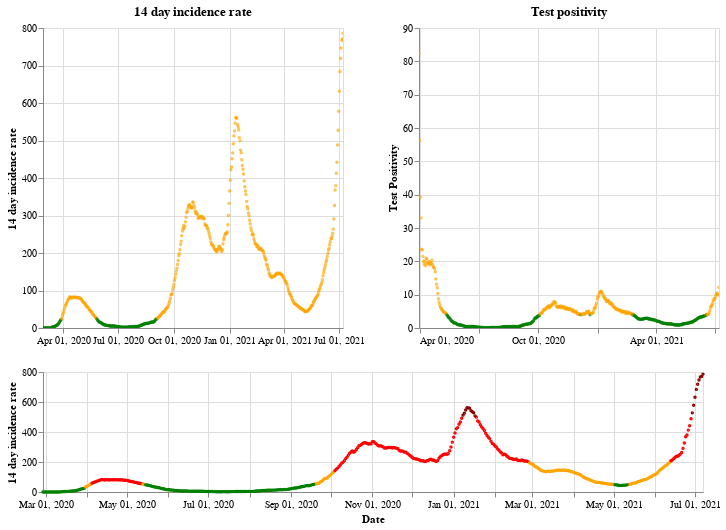

The cell this chart's notebook holds for it:
### Markdown cell above
## Scotland

### Code cell
plot_traffic_light('Scotland')

### Figure 1 — Vega-Lite specification as saved in the notebook (floating-point values rounded to 4 significant figures; data arrays with more than 128 entries replaced by an {"elided": "..."} marker saying what was removed)
{"config": {"view": {"continuousWidth": 400, "continuousHeight": 300}}, "vconcat": [{"hconcat": [{"mark": {"type": "point", "size": 2}, "encoding": {"color": {"condition": {"value": "green", "test": "(datum.twoWeeklyCasesRate <= 25)"}, "value": "orange"}, "tooltip": [{"type": "nominal", "field": "areaName"}, {"type": "temporal", "field": "date"}, {"type": "quantitative", "field": "twoWeeklyCasesRate"}, {"type": "quantitative", "field": "testPositivity"}], "x": {"type": "temporal", "axis": {"title": ""}, "field": "date", "scale": {"domain": {"selection": "DateBrush"}}, "timeUnit": "yearmonthdate"}, "y": {"type": "quantitative", "axis": {"title": "14 day incidence rate"}, "field": "twoWeeklyCasesRate"}}, "title": "14 day incidence rate", "width": 300}, {"mark": {"type": "point", "size": 2}, "encoding": {"color": {"condition": {"value": "green", "test": "(datum.testPositivity <= 4)"}, "value": "orange"}, "tooltip": [{"type": "nominal", "field": "areaName"}, {"type": "temporal", "field": "date"}, {"type": "quantitative", "field": "twoWeeklyCasesRate"}, {"type": "quantitative", "field": "testPositivity"}], "x": {"type": "temporal", "axis": {"title": ""}, "field": "date", "scale": {"domain": {"selection": "DateBrush"}}, "timeUnit": "yearmonthdate"}, "y": {"type": "quantitative", "axis": {"title": "Test Positivity"}, "field": "testPositivity"}}, "title": "Test positivity", "width": 300}]}, {"layer": [{"mark": {"type": "point", "size": 2}, "encoding": {"color": {"condition": {"value": "orange", "test": "(((datum.testPositivity < 4) && (datum.twoWeeklyCasesRate >= 50)) && (datum.twoWeeklyCasesRate < 200))"}, "value": "red"}, "opacity": {"condition": {"value": 1, "test": "((datum.twoWeeklyCasesRate >= 50) && (datum.twoWeeklyCasesRate < 500))"}, "value": 0}, "tooltip": [{"type": "nominal", "field": "areaName"}, {"type": "temporal", "field": "date"}, {"type": "quantitative", "field": "twoWeeklyCasesRate"}, {"type": "quantitative", "field": "testPositivity"}], "x": {"type": "temporal", "axis": {"title": "Date"}, "field": "date", "timeUnit": "yearmonthdate"}, "y": {"type": "quantitative", "axis": {"title": "14 day incidence rate"}, "field": "twoWeeklyCasesRate"}}, "selection": {"DateBrush": {"type": "interval", "encodings": ["x"], "fields": ["Time"]}}}, {"mark": {"type": "point", "size": 2}, "encoding": {"color": {"value": "darkred"}, "opacity": {"condition": {"value": 1, "test": "(datum.twoWeeklyCasesRate >= 500)"}, "value": 0}, "tooltip": [{"type": "nominal", "field": "areaName"}, {"type": "temporal", "field": "date"}, {"type": "quantitative", "field": "twoWeeklyCasesRate"}, {"type": "quantitative", "field": "testPositivity"}], "x": {"type": "temporal", "axis": {"title": "Date"}, "field": "date", "timeUnit": "yearmonthdate"}, "y": {"type": "quantitative", "axis": {"title": "14 day incidence rate"}, "field": "twoWeeklyCasesRate"}}}, {"mark": {"type": "point", "size": 2}, "encoding": {"color": {"condition": {"value": "green", "test": "((datum.testPositivity < 4) && (datum.twoWeeklyCasesRate < 50))"}, "value": "orange"}, "opacity": {"condition": {"value": 1, "test": "(datum.twoWeeklyCasesRate < 50)"}, "value": 0}, "tooltip": [{"type": "nominal", "field": "areaName"}, {"type": "temporal", "field": "date"}, {"type": "quantitative", "field": "twoWeeklyCasesRate"}, {"type": "quantitative", "field": "testPositivity"}], "x": {"type": "temporal", "axis": {"title": "Date"}, "field": "date", "timeUnit": "yearmonthdate"}, "y": {"type": "quantitative", "axis": {"title": "14 day incidence rate"}, "field": "twoWeeklyCasesRate"}}}], "height": 120, "width": 660}], "data": {"name": "data-c998b4e1c7392adb509c9efb265fdd1d"}, "$schema": "https://vega.github.io/schema/vega-lite/v4.8.1.json", "datasets": {"data-c998b4e1c7392adb509c9efb265fdd1d": {"elided": "496 records"}}}
